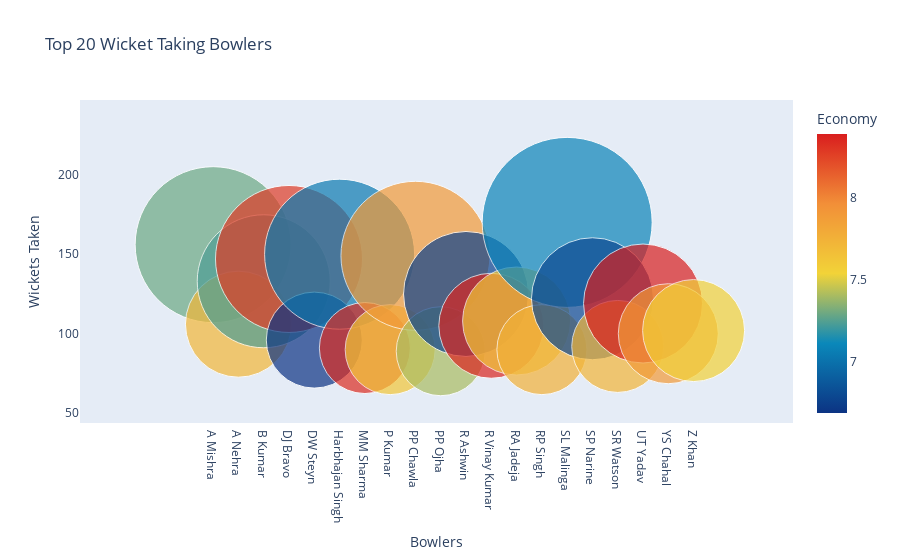

Notebook source saved alongside this figure:
### Code cell
trace = go.Scatter(
    y = bowlers['wickets'],
    x = bowlers['bowler'],
    mode='markers',
    marker=dict(
        size= bowlers['wickets'].values,
        color = bowlers['economy'].values,
        colorscale='Portland',
        showscale=True,
        colorbar = dict(title = 'Economy'),
    ),
    text = bowlers['overs'].values
)
data = [(trace)]

layout= go.Layout(
    autosize= True,
    title= 'Top 20 Wicket Taking Bowlers',
    hovermode= 'closest',
    xaxis=dict(
        showgrid=False,
        zeroline=False,
        showline=False,
        title='Bowlers'
    ),
    yaxis=dict(
        title= 'Wickets Taken',
        ticklen= 5,
        gridwidth= 2,
        showgrid=False,
        zeroline=False,
        showline=False
    ),
    showlegend= False
)
fig = go.Figure(data=data, layout=layout)
py.iplot(fig,filename='scatterChol')

### Figure 1 — Plotly figure (JSON) as saved in the notebook; plotly's stock layout.template omitted (floating-point values rounded to 4 significant figures)
{"data": [{"marker": {"color": [7.292, 7.711, 7.237, 8.277, 6.687, 7.043, 8.329, 7.613, 7.895, 7.404, 6.755, 8.36, 7.615, 7.747, 7.093, 6.788, 7.728, 8.387, 7.895, 7.546], "colorbar": {"title": {"text": "Economy"}}, "colorscale": [[0, "rgb(12,51,131)"], [0.25, "rgb(10,136,186)"], [0.5, "rgb(242,211,56)"], [0.75, "rgb(242,143,56)"], [1, "rgb(217,30,30)"]], "showscale": true, "size": [156, 106, 133, 147, 96, 150, 91, 90, 149, 89, 125, 105, 108, 90, 170, 122, 92, 119, 100, 102]}, "mode": "markers", "text": [528, 329, 451, 451, 367, 575, 295, 439, 526, 324, 502, 364, 423, 312, 495, 433, 356, 434, 306, 379], "type": "scatter", "x": ["A Mishra", "A Nehra", "B Kumar", "DJ Bravo", "DW Steyn", "Harbhajan Singh", "MM Sharma", "P Kumar", "PP Chawla", "PP Ojha", "R Ashwin", "R Vinay Kumar", "RA Jadeja", "RP Singh", "SL Malinga", "SP Narine", "SR Watson", "UT Yadav", "YS Chahal", "Z Khan"], "y": [156, 106, 133, 147, 96, 150, 91, 90, 149, 89, 125, 105, 108, 90, 170, 122, 92, 119, 100, 102]}], "layout": {"autosize": true, "hovermode": "closest", "showlegend": false, "title": {"text": "Top 20 Wicket Taking Bowlers"}, "xaxis": {"showgrid": false, "showline": false, "title": {"text": "Bowlers"}, "zeroline": false}, "yaxis": {"gridwidth": 2, "showgrid": false, "showline": false, "ticklen": 5, "title": {"text": "Wickets Taken"}, "zeroline": false}}}
